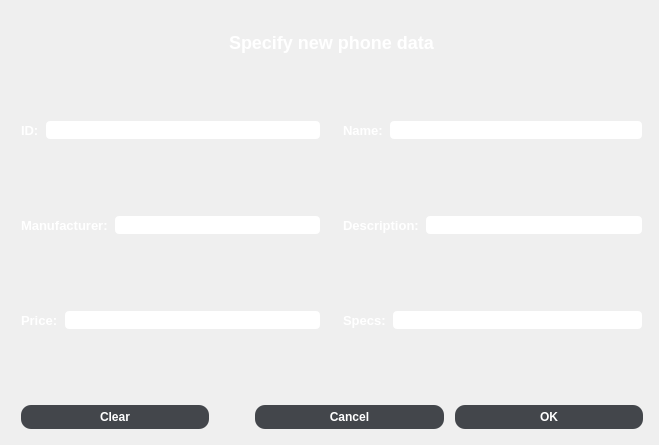
<?xml version="1.0" encoding="UTF-8"?>
<ui version="4.0">
 <class>SellDialog</class>
 <widget class="QDialog" name="SellDialog">
  <property name="geometry">
   <rect>
    <x>0</x>
    <y>0</y>
    <width>659</width>
    <height>445</height>
   </rect>
  </property>
  <property name="windowTitle">
   <string>Create new item</string>
  </property>
  <property name="styleSheet">
   <string notr="true">background-color: grey;
QPushButton{	background-color: rgb(67,70,75);
    border-width: 2px;
    border-radius: 10px;
    border-color: beige;
    font: bold 12px;
	color: white;
    padding: 5px;
}
QPushButton:pressed {
    border-style: inset;
	border: 2px solid #add8e6;
}</string>
  </property>
  <layout class="QGridLayout" name="gridLayout">
   <item row="10" column="1" colspan="3">
    <spacer name="verticalSpacer">
     <property name="orientation">
      <enum>Qt::Vertical</enum>
     </property>
     <property name="sizeType">
      <enum>QSizePolicy::Preferred</enum>
     </property>
     <property name="sizeHint" stdset="0">
      <size>
       <width>20</width>
       <height>5</height>
      </size>
     </property>
    </spacer>
   </item>
   <item row="5" column="1">
    <spacer name="verticalSpacer_2">
     <property name="orientation">
      <enum>Qt::Vertical</enum>
     </property>
     <property name="sizeType">
      <enum>QSizePolicy::Preferred</enum>
     </property>
     <property name="sizeHint" stdset="0">
      <size>
       <width>20</width>
       <height>40</height>
      </size>
     </property>
    </spacer>
   </item>
   <item row="6" column="1">
    <layout class="QHBoxLayout" name="horizontalLayout_3">
     <item>
      <widget class="QLabel" name="price">
       <property name="styleSheet">
        <string notr="true">font: bold 13px;
color: white;</string>
       </property>
       <property name="text">
        <string>Price:</string>
       </property>
      </widget>
     </item>
     <item>
      <widget class="QLineEdit" name="priceLineEdit">
       <property name="styleSheet">
        <string notr="true">background-color: white;
border-radius: 5px;
border: 2px solid light grey;</string>
       </property>
      </widget>
     </item>
    </layout>
   </item>
   <item row="3" column="1">
    <spacer name="verticalSpacer_4">
     <property name="orientation">
      <enum>Qt::Vertical</enum>
     </property>
     <property name="sizeType">
      <enum>QSizePolicy::Preferred</enum>
     </property>
     <property name="sizeHint" stdset="0">
      <size>
       <width>20</width>
       <height>40</height>
      </size>
     </property>
    </spacer>
   </item>
   <item row="4" column="1">
    <layout class="QHBoxLayout" name="horizontalLayout_2">
     <item>
      <widget class="QLabel" name="manufacturer">
       <property name="styleSheet">
        <string notr="true">font: bold 13px;
color: white;</string>
       </property>
       <property name="text">
        <string>Manufacturer:</string>
       </property>
      </widget>
     </item>
     <item>
      <widget class="QLineEdit" name="manufacturerLineEdit">
       <property name="styleSheet">
        <string notr="true">background-color: white;
border-radius: 5px;
border: 2px solid light grey;</string>
       </property>
      </widget>
     </item>
    </layout>
   </item>
   <item row="4" column="4">
    <spacer name="horizontalSpacer_5">
     <property name="orientation">
      <enum>Qt::Horizontal</enum>
     </property>
     <property name="sizeType">
      <enum>QSizePolicy::Preferred</enum>
     </property>
     <property name="sizeHint" stdset="0">
      <size>
       <width>5</width>
       <height>20</height>
      </size>
     </property>
    </spacer>
   </item>
   <item row="0" column="1" colspan="3">
    <layout class="QGridLayout" name="gridLayout_2">
     <item row="0" column="0" alignment="Qt::AlignHCenter">
      <widget class="QLabel" name="label_7">
       <property name="styleSheet">
        <string notr="true">font: bold 18px;
color: white;</string>
       </property>
       <property name="text">
        <string>Specify new phone data</string>
       </property>
      </widget>
     </item>
    </layout>
   </item>
   <item row="2" column="3">
    <layout class="QHBoxLayout" name="horizontalLayout_6">
     <item>
      <widget class="QLabel" name="name">
       <property name="styleSheet">
        <string notr="true">font: bold 13px;
color: white;</string>
       </property>
       <property name="text">
        <string>Name:</string>
       </property>
      </widget>
     </item>
     <item>
      <widget class="QLineEdit" name="nameLineEdit">
       <property name="styleSheet">
        <string notr="true">background-color: white;
border-radius: 5px;
border: 2px solid light grey;</string>
       </property>
      </widget>
     </item>
    </layout>
   </item>
   <item row="4" column="3">
    <layout class="QHBoxLayout" name="horizontalLayout_5">
     <item>
      <widget class="QLabel" name="description">
       <property name="styleSheet">
        <string notr="true">font: bold 13px;
color: white;</string>
       </property>
       <property name="text">
        <string>Description:</string>
       </property>
      </widget>
     </item>
     <item>
      <widget class="QLineEdit" name="descriptionLineEdit">
       <property name="styleSheet">
        <string notr="true">background-color: white;
border-radius: 5px;
border: 2px solid light grey;</string>
       </property>
       <property name="text">
        <string/>
       </property>
      </widget>
     </item>
    </layout>
   </item>
   <item row="9" column="1" colspan="3">
    <layout class="QHBoxLayout" name="horizontalLayout_7">
     <item>
      <widget class="QPushButton" name="clearButton">
       <property name="styleSheet">
        <string notr="true">QPushButton{	background-color: rgb(67,70,75);
    border-width: 2px;
    border-radius: 10px;
    border-color: beige;
    font: bold 12px;
	color: white;
    padding: 5px;
}
QPushButton:pressed {
    border-style: inset;
	border: 2px solid #add8e6;
}</string>
       </property>
       <property name="text">
        <string>Clear</string>
       </property>
      </widget>
     </item>
     <item>
      <spacer name="horizontalSpacer_2">
       <property name="orientation">
        <enum>Qt::Horizontal</enum>
       </property>
       <property name="sizeType">
        <enum>QSizePolicy::Preferred</enum>
       </property>
       <property name="sizeHint" stdset="0">
        <size>
         <width>40</width>
         <height>20</height>
        </size>
       </property>
      </spacer>
     </item>
     <item>
      <widget class="QPushButton" name="cancelButton">
       <property name="styleSheet">
        <string notr="true">QPushButton{	background-color: rgb(67,70,75);
    border-width: 2px;
    border-radius: 10px;
    border-color: beige;
    font: bold 12px;
	color: white;
    padding: 5px;
}
QPushButton:pressed {
    border-style: inset;
	border: 2px solid #add8e6;
}</string>
       </property>
       <property name="text">
        <string>Cancel</string>
       </property>
      </widget>
     </item>
     <item>
      <spacer name="horizontalSpacer_3">
       <property name="orientation">
        <enum>Qt::Horizontal</enum>
       </property>
       <property name="sizeType">
        <enum>QSizePolicy::Preferred</enum>
       </property>
       <property name="sizeHint" stdset="0">
        <size>
         <width>5</width>
         <height>20</height>
        </size>
       </property>
      </spacer>
     </item>
     <item>
      <widget class="QPushButton" name="okButton">
       <property name="styleSheet">
        <string notr="true">QPushButton{	background-color: rgb(67,70,75);
    border-width: 2px;
    border-radius: 10px;
    border-color: beige;
    font: bold 12px;
	color: white;
    padding: 5px;
}
QPushButton:pressed {
    border-style: inset;
	border: 2px solid #add8e6;
}</string>
       </property>
       <property name="text">
        <string>OK</string>
       </property>
      </widget>
     </item>
    </layout>
   </item>
   <item row="6" column="3">
    <layout class="QHBoxLayout" name="horizontalLayout_4">
     <item>
      <widget class="QLabel" name="specs">
       <property name="styleSheet">
        <string notr="true">font: bold 13px;
color: white;</string>
       </property>
       <property name="text">
        <string>Specs:</string>
       </property>
      </widget>
     </item>
     <item>
      <widget class="QLineEdit" name="specsLineEdit">
       <property name="styleSheet">
        <string notr="true">background-color: white;
border-radius: 5px;
border: 2px solid light grey;</string>
       </property>
      </widget>
     </item>
    </layout>
   </item>
   <item row="1" column="1" colspan="3">
    <spacer name="verticalSpacer_5">
     <property name="orientation">
      <enum>Qt::Vertical</enum>
     </property>
     <property name="sizeType">
      <enum>QSizePolicy::Preferred</enum>
     </property>
     <property name="sizeHint" stdset="0">
      <size>
       <width>20</width>
       <height>40</height>
      </size>
     </property>
    </spacer>
   </item>
   <item row="2" column="1">
    <layout class="QHBoxLayout" name="horizontalLayout">
     <item>
      <widget class="QLabel" name="id">
       <property name="styleSheet">
        <string notr="true">font: bold 13px;
color: white;</string>
       </property>
       <property name="text">
        <string>ID:</string>
       </property>
      </widget>
     </item>
     <item>
      <widget class="QLineEdit" name="idLineEdit">
       <property name="styleSheet">
        <string notr="true">background-color: white;
border-radius: 5px;
border: 2px solid light grey;
</string>
       </property>
      </widget>
     </item>
    </layout>
   </item>
   <item row="4" column="0">
    <spacer name="horizontalSpacer_4">
     <property name="orientation">
      <enum>Qt::Horizontal</enum>
     </property>
     <property name="sizeType">
      <enum>QSizePolicy::Preferred</enum>
     </property>
     <property name="sizeHint" stdset="0">
      <size>
       <width>10</width>
       <height>20</height>
      </size>
     </property>
    </spacer>
   </item>
   <item row="7" column="1">
    <spacer name="verticalSpacer_3">
     <property name="orientation">
      <enum>Qt::Vertical</enum>
     </property>
     <property name="sizeType">
      <enum>QSizePolicy::Preferred</enum>
     </property>
     <property name="sizeHint" stdset="0">
      <size>
       <width>20</width>
       <height>40</height>
      </size>
     </property>
    </spacer>
   </item>
   <item row="2" column="2" rowspan="6">
    <spacer name="horizontalSpacer">
     <property name="orientation">
      <enum>Qt::Horizontal</enum>
     </property>
     <property name="sizeType">
      <enum>QSizePolicy::Preferred</enum>
     </property>
     <property name="sizeHint" stdset="0">
      <size>
       <width>10</width>
       <height>20</height>
      </size>
     </property>
    </spacer>
   </item>
  </layout>
 </widget>
 <resources/>
 <connections/>
</ui>
